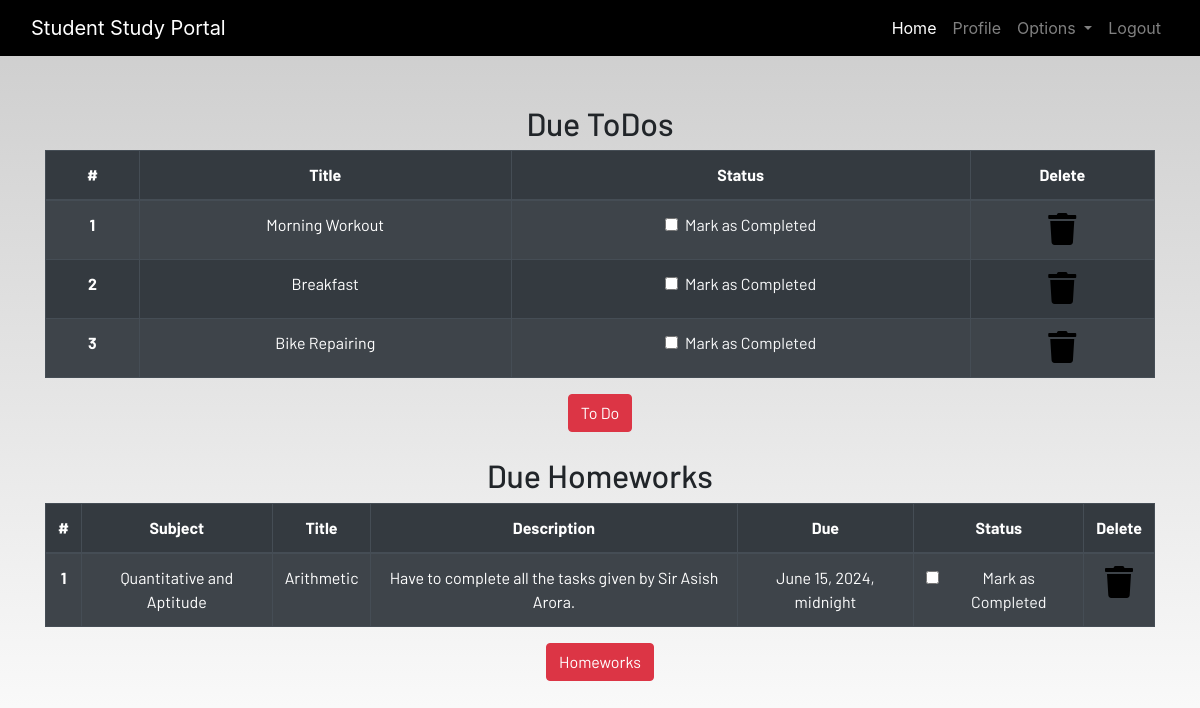
Screenshot of /profile/ (signed in) with the database file from the repository.
### dashboard/models.py (models this page shows, shortened)
class Todo(models.Model):
    user = models.ForeignKey(User,on_delete=models.CASCADE)
    title = models.CharField(max_length=100)
    is_finished = models.BooleanField(default=False)

class Homework(models.Model):
    user = models.ForeignKey(User, on_delete=models.CASCADE)
    subject= models.CharField(max_length=100)
    title = models.CharField(max_length=100)
    description = models.TextField()
    due = models.DateTimeField()
    is_finished = models.BooleanField(default=False)

### dashboard/views.py (the view)
# urls.py: path('profile/',dash_views.profile,name='profile'),
@login_required
def  profile(request):
    homeworks = Homework.objects.filter(is_finished=False, user = request.user)
    todos = Todo.objects.filter(is_finished=False, user = request.user)
    if len(homeworks)==0:
        homework_done = True
    else:
        homework_done = False
    if len(todos)==0:
        todos_done = True
    else:
        todos_done = False
    context = {
        'homeworks': homeworks,
        'todos': todos,
        'homework_done' : homework_done,
        'todos_done': todos_done
    }
    return render(request,"dashboard/profile.html", context)

### dashboard/templates/dashboard/profile.html
{% extends 'dashboard/base.html' %}
{% load static %}
{% load crispy_forms_tags%}
{% block content %}
<section class="text-center">
    <div class="container">
    {% if not todos_done %}
        <h2>Due ToDos</h2>
        <table class="table table-striped table-bordered table-hover table-dark">
            <thead>
                <tr>
                    <th scope="col">#</th>
                    <th scope="col">Title</th>
                    <th scope="col">Status</th>
                    <th scope="col">Delete</th>
                </tr>
            </thead>
            <tbody>
                {% for todo in todos %}
                <tr>
                    <th scope="row">{{forloop.counter}}</th>
                    <td>{{todo.title}}</td>
                    <td>
                        <a href="{% url 'update-todo' todo.id %}">
                            <div class="form-check">
                                {% if todo.is_finished == True %}
                                <input class="form-check-input" type="checkbox" value="" checked>
                                {% else %}
                                <input class="form-check-input" type="checkbox" value="">
                                {% endif %}
                                <label class="form-check-label text-light" for="flexCheckDefault">
                                    Mark as Completed
                                </label>
                            </div>
                        </a>
                    </td>
                    <td><a href="{% url 'delete-todo' todo.id %}"><i class="fa fa-trash fa-2x"></i></a></td>
                </tr>
                {% endfor %}
            </tbody>
        </table>
        {% else %}
        <h3>All To dos are completed!!!!</h3>
    {% endif %}
        <a href="{% url 'todo' %}" class="btn btn-danger">To Do</a>
        <br><br>
        {% if not homework_done %}
        <h2>Due Homeworks</h2>
        <table class="table table-striped table-bordered table-hover table-dark">
            <thead>
                <tr>
                    <th scope="col">#</th>
                    <th scope="col">Subject</th>
                    <th scope="col">Title</th>
                    <th scope="col">Description</th>
                    <th scope="col">Due</th>
                    <th scope="col">Status</th>
                    <th scope="col">Delete</th>
                </tr>
            </thead>
            <tbody>
                {% for homework in homeworks %}
                <tr>
                    <th scope="row">{{forloop.counter}}</th>
                    <td>{{homework.subject}}</td>
                    <td>{{homework.title}}</td>
                    <td>{{homework.description}}</td>
                    <td>{{homework.due}}</td>
                    <td>
                        <a href="{% url 'update-homework' homework.id %}">
                            <div class="form-check">
                                {% if homework.is_finished == True %}
                                <input class="form-check-input" type="checkbox" value="" checked>
                                {% else %}
                                <input class="form-check-input" type="checkbox" value="">
                                {% endif%}
                                <label class="form-check-label text-light" for="flexCheckDefault">
                                    Mark as Completed
                                </label>
                            </div>
                        </a>
                    </td>
                    <td><a href="{% url 'delete-homework' homework.id %}"><i class="fa fa-trash fa-2x"></i></a></td>
                </tr>
                {% endfor %}
            </tbody>
        </table>
        {% else %}
        <h3>All To homeworks are completed!!!!</h3>
        {% endif %}
        <a href="{% url 'homework' %}" class="btn btn-danger">Homeworks</a>
    </div>
</section>
{% endblock content %}

### static/css/main.css (style rules this page uses)
html { scroll-behavior: smooth; height: 100%; width: 100%; }
a { text-decoration: none !important; color: black; }
html, body { max-width: 100%; overflow-x: hidden; height: 100%; width: 100%; }
body { background: linear-gradient(rgba(0, 0, 0, 0.2), rgba(255, 255, 255, 0.5)); overflow-x: hidden; background-repeat: no-repeat; }
.fa { color: black; }

### rows the page displays
Todo: title "Morning Workout"
Todo: title "Breakfast"
Todo: title "Bike Repairing"
Homework: subject "Quantitative and Aptitude", title "Arithmetic", description "Have to complete all the tasks given by Sir Asish Arora.", due "June 15, 2024, midnight"
